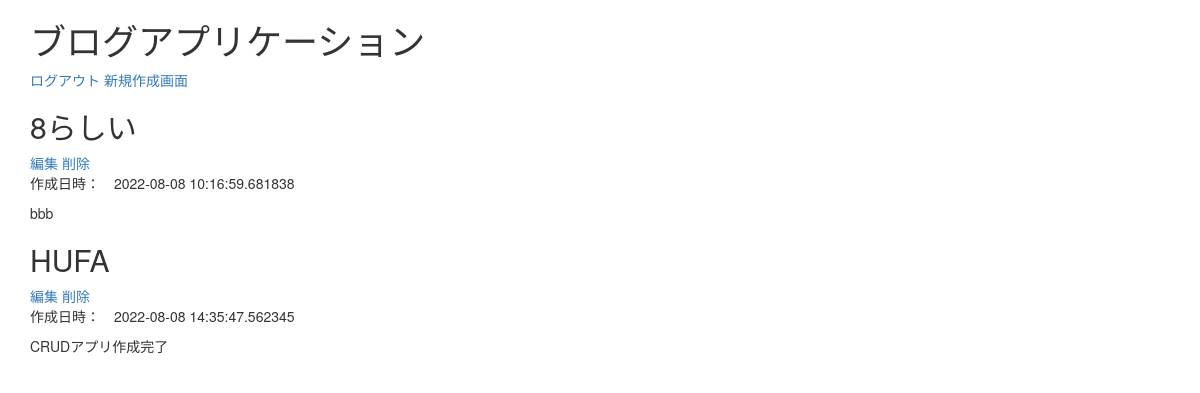
Page / (signed in) on the earlier database version.
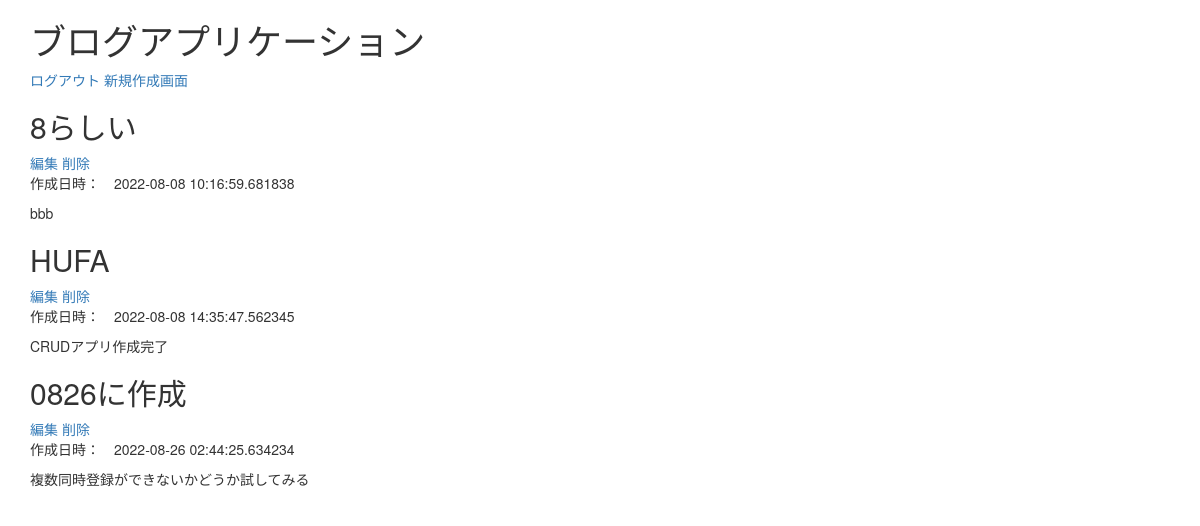
Same page on the later database version.
### app.py (models this page shows)
class Post(db.Model):
    id = db.Column(db.Integer, primary_key=True)
    title = db.Column(db.String(30), nullable=False)
    body = db.Column(db.String(300), nullable=False)
    created_at = db.Column(db.DateTime, nullable = False, default = datetime.now(pytz.timezone('Asia/Tokyo')))

### app.py (the view)
@app.route('/', methods = ['GET', 'POST'])
@login_required
def index():
  if request.method == 'GET':
    posts = Post.query.all()
    return render_template('index.html', posts = posts)

### app.py (called while the page is built)
@login_manager.user_loader
def load_user(user_id):
  return User.query.get(int(user_id))

### templates/index.html (shortened to what this page needs)
{% extends "bootstrap/base.html" %}
{% block content %}
<div class="container">
  <h1>ブログアプリケーション</h1>
  <a href="/logout" role = "button">ログアウト</a>
  <a href="/create" role = "button">新規作成画面</a>
  {% for post in posts %}
  <article>
    <h2>{{ post.title }}</h2>
    <a href="/{{post.id}}/update", role = "button">編集</a>
    <a href="/{{post.id}}/delete", role = "button">削除</a>
    <p>作成日時：　{{ post.created_at }}</p>
    <p>{{ post.body }}</p>
  </article>
  {% endfor %}
</div>
{% endblock %}

Differences in the rows shown:
added Post: title "0826に作成", created_at "2022-08-26 02:44:25.634234", body "複数同時登録ができないかどうか試してみる"
